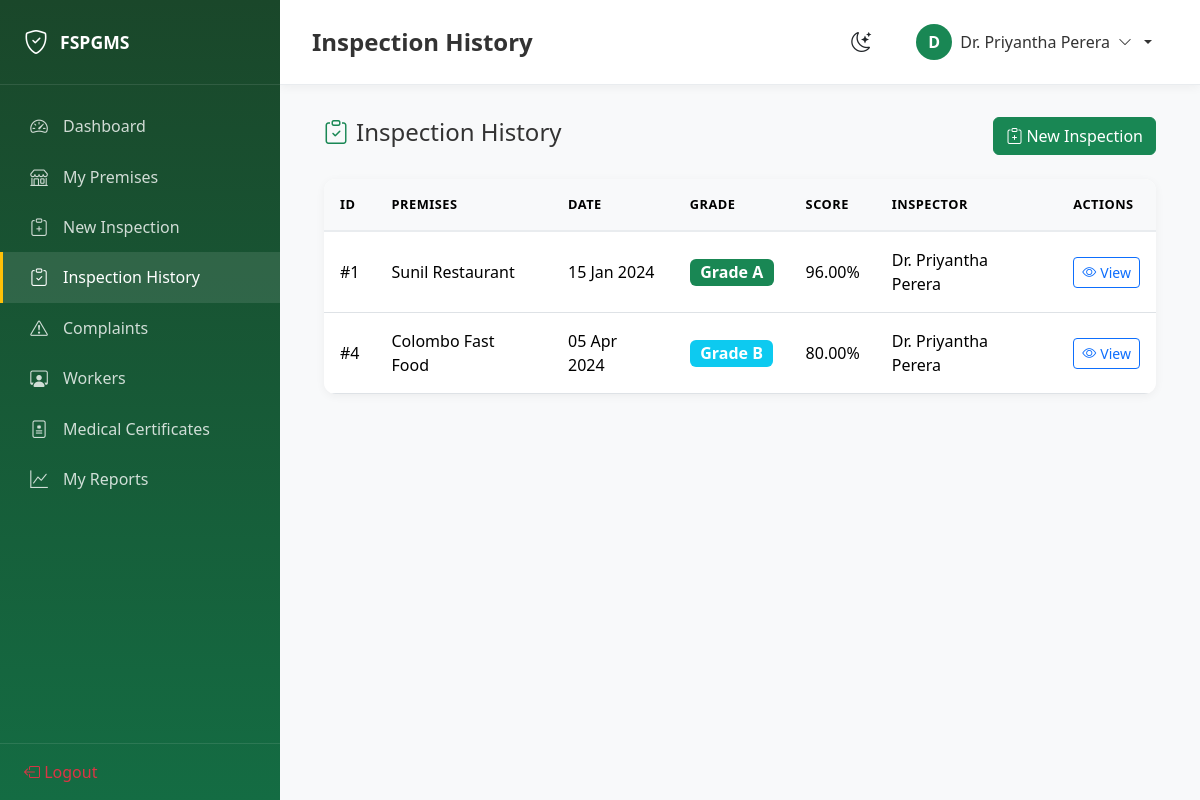
/views/inspector/inspections.php (signed in), run on the app's committed database.
### tables this page shows
CREATE TABLE inspections (
    id INT AUTO_INCREMENT PRIMARY KEY,
    premises_id INT NOT NULL,
    inspector_id INT NOT NULL,
    inspection_date DATE NOT NULL,
    cleanliness TINYINT NOT NULL CHECK (cleanliness BETWEEN 1 AND 5),
    food_storage TINYINT NOT NULL CHECK (food_storage BETWEEN 1 AND 5),
    employee_hygiene TINYINT NOT NULL CHECK (employee_hygiene BETWEEN 1 AND 5),
    waste_management TINYINT NOT NULL CHECK (waste_management BETWEEN 1 AND 5),
    pest_control TINYINT NOT NULL CHECK (pest_control BETWEEN 1 AND 5),
    water_supply TINYINT NOT NULL CHECK (water_supply BETWEEN 1 AND 5),
    food_handling TINYINT NOT NULL CHECK (food_handling BETWEEN 1 AND 5),
    kitchen_condition TINYINT NOT NULL CHECK (kitchen_condition BETWEEN 1 AND 5),
    temperature_control TINYINT NOT NULL CHECK (temperature_control BETWEEN 1 AND 5),
    total_score DECIMAL(5, 2),
    grade ENUM('A', 'B', 'C', 'D') NOT NULL,
    notes TEXT,
    photos JSON,
    created_at DATETIME DEFAULT CURRENT_TIMESTAMP,
    FOREIGN KEY (premises_id) REFERENCES premises(id) ON DELETE CASCADE,
    FOREIGN KEY (inspector_id) REFERENCES users(id) ON DELETE CASCADE,
    INDEX idx_premises (premises_id),
    INDEX idx_inspector (inspector_id),
    INDEX idx_inspection_date (inspection_date),
    INDEX idx_grade (grade)
);

CREATE TABLE premises (
    id INT AUTO_INCREMENT PRIMARY KEY,
    shop_name VARCHAR(255) NOT NULL,
    owner_name VARCHAR(255) NOT NULL,
    owner_id INT,
    address TEXT NOT NULL,
    gps_lat DECIMAL(10, 8),
    gps_lng DECIMAL(11, 8),
    contact_number VARCHAR(20) NOT NULL,
    business_type VARCHAR(100) NOT NULL,
    license_number VARCHAR(100) NOT NULL,
    inspection_date DATE,
    expiry_date DATE,
    grade ENUM('A', 'B', 'C', 'D') DEFAULT 'D',
    status ENUM('active', 'inactive', 'suspended') DEFAULT 'active',
    district VARCHAR(50),
    photos JSON,
    qr_code VARCHAR(255),
    created_by INT NOT NULL,
    created_at DATETIME DEFAULT CURRENT_TIMESTAMP,
    updated_at DATETIME DEFAULT CURRENT_TIMESTAMP ON UPDATE CURRENT_TIMESTAMP,
    FOREIGN KEY (owner_id) REFERENCES users(id) ON DELETE SET NULL,
    FOREIGN KEY (created_by) REFERENCES users(id) ON DELETE CASCADE,
    INDEX idx_grade (grade),
    INDEX idx_district (district),
    INDEX idx_status (status),
    INDEX idx_business_type (business_type),
    INDEX idx_license (license_number)
);

CREATE TABLE users (
    id INT AUTO_INCREMENT PRIMARY KEY,
    full_name VARCHAR(255) NOT NULL,
    email VARCHAR(255) NOT NULL UNIQUE,
    password VARCHAR(255) NOT NULL,
    phone VARCHAR(20),
    role ENUM('super_admin', 'inspector', 'business_owner', 'worker', 'public_user') NOT NULL DEFAULT 'public_user',
    nic VARCHAR(20),
    district VARCHAR(50),
    status ENUM('active', 'inactive') DEFAULT 'active',
    profile_image VARCHAR(255),
    reset_token VARCHAR(64),
    reset_expires DATETIME,
    last_login DATETIME,
    created_at DATETIME DEFAULT CURRENT_TIMESTAMP,
    updated_at DATETIME DEFAULT CURRENT_TIMESTAMP ON UPDATE CURRENT_TIMESTAMP,
    INDEX idx_email (email),
    INDEX idx_role (role),
    INDEX idx_status (status),
    INDEX idx_district (district)
);

### config/database.php (called while the page is built, shortened)
<?php
class Database {
    private static $instance = null;
    private $pdo;
    private function __construct() {
        try {
            $dsn = "mysql:host=" . DB_HOST . ";dbname=" . DB_NAME . ";charset=" . DB_CHARSET;
            $options = [
                PDO::ATTR_ERRMODE => PDO::ERRMODE_EXCEPTION,
                PDO::ATTR_DEFAULT_FETCH_MODE => PDO::FETCH_ASSOC,
                PDO::ATTR_EMULATE_PREPARES => false,
            ];
            $this->pdo = new PDO($dsn, DB_USER, DB_PASS, $options);
        } catch (PDOException $e) {
            error_log("Database connection failed: " . $e->getMessage());
            die("Database connection failed. Please check your configuration.");
        }
    }
    public static function getInstance() {
        if (self::$instance === null) {
            self::$instance = new self();
        }
        return self::$instance;
    }
    public function getConnection() {
        return $this->pdo;
    }
}

### controllers/InspectionController.php (called while the page is built, shortened)
<?php
require_once __DIR__ . '/../models/Inspection.php';
class InspectionController {
    private $inspectionModel;
    public function __construct() {
        $this->inspectionModel = new Inspection();
    }
    public function getList($inspectorId = null, $page = 1, $perPage = 20) {
        $inspections = $this->inspectionModel->getAll($inspectorId, $page, $perPage);
        $total = $this->inspectionModel->count($inspectorId);
        $pagination = paginate($total, $perPage, $page);
        return [
            'success' => true,
            'data' => $inspections,
            'pagination' => $pagination
        ];
    }
}

### models/Inspection.php (called while the page is built, shortened)
<?php
class Inspection {
    private $db;
    public function __construct() {
        $this->db = Database::getInstance()->getConnection();
    }
    public function getAll($inspectorId = null, $page = 1, $perPage = 20) {
        $offset = ($page - 1) * $perPage;
        if ($inspectorId) {
            $stmt = $this->db->prepare("
                SELECT i.*, p.shop_name, u.full_name as inspector_name
                FROM inspections i
                JOIN premises p ON i.premises_id = p.id
                JOIN users u ON i.inspector_id = u.id
                WHERE i.inspector_id = ?
                ORDER BY i.created_at DESC LIMIT ? OFFSET ?
            ");
            $stmt->execute([$inspectorId, $perPage, $offset]);
        }
        return $stmt->fetchAll();
    }
    public function count($inspectorId = null) {
        if ($inspectorId) {
            $stmt = $this->db->prepare("SELECT COUNT(*) as count FROM inspections WHERE inspector_id = ?");
            $stmt->execute([$inspectorId]);
        } else {
            $stmt = $this->db->query("SELECT COUNT(*) as count FROM inspections");
        }
        return $stmt->fetch()['count'];
    }
}

### views/inspector/inspections.php (the view, shortened to what this page needs)
<?php
require_once __DIR__ . '/../../controllers/InspectionController.php';
$inspectionController = new InspectionController();
$inspectorId = getCurrentUserId();
$page = (int)($_GET['page'] ?? 1);
$result = $inspectionController->getList($inspectorId, $page);
$inspections = $result['data'];
?>
<!DOCTYPE html>
<html lang="en">
<head>
    <link href="https://cdn.jsdelivr.net/npm/bootstrap@5.3.2/dist/css/bootstrap.min.css" rel="stylesheet">
    <link href="https://cdn.jsdelivr.net/npm/bootstrap-icons@1.11.1/font/bootstrap-icons.css" rel="stylesheet">
    <link href="<?php echo BASE_URL; ?>assets/css/style.css" rel="stylesheet">
</head>
<body>
    <div class="dashboard-wrapper">
        <?php include __DIR__ . '/../partials/sidebar.php'; ?>
        <main class="main-content">
            <?php include __DIR__ . '/../partials/header.php'; ?>
            <div class="container-fluid">
                <div class="d-flex justify-content-between align-items-center mb-4">
                    <h4><i class="bi bi-clipboard-check me-2 text-success"></i>Inspection History</h4>
                    <a href="new-inspection.php" class="btn btn-success">
                        <i class="bi bi-clipboard-plus me-1"></i>New Inspection
                    </a>
                </div>
                <div class="data-table">
                    <table class="table">
                        <thead>
                            <tr>
                                <th>ID</th>
                                <th>Premises</th>
                                <th>Date</th>
                                <th>Grade</th>
                                <th>Score</th>
                                <th>Inspector</th>
                                <th>Actions</th>
                            </tr>
                        </thead>
                        <tbody>
                            <?php foreach ($inspections as $inspection): ?>
                                <tr>
                                    <td>#<?php echo $inspection['id']; ?></td>
                                    <td><?php echo $inspection['shop_name']; ?></td>
                                    <td><?php echo formatDate($inspection['inspection_date']); ?></td>
                                    <td><?php echo getGradeBadge($inspection['grade']); ?></td>
                                    <td><?php echo $inspection['total_score']; ?>%</td>
                                    <td><?php echo $inspection['inspector_name']; ?></td>
                                    <td>
                                        <a href="view-inspection.php?id=<?php echo $inspection['id']; ?>"
                                           class="btn btn-sm btn-outline-primary">
                                            <i class="bi bi-eye me-1"></i>View
                                        </a>
                                    </td>
                                </tr>
                            <?php endforeach; ?>
                        </tbody>
                    </table>
                </div>
            </div>
        </main>
    </div>
</body>
</html>

### helpers/functions.php (shortened to what this page needs)
<?php
function formatDate($date, $format = 'd M Y') {
    return date($format, strtotime($date));
}
function getCurrentUserId() {
    return $_SESSION['user_id'] ?? null;
}
function getGradeColor($grade) {
    $colors = [
        'A' => 'success',
        'B' => 'info',
        'C' => 'warning',
        'D' => 'danger'
    ];
    return $colors[$grade] ?? 'secondary';
}
function getGradeBadge($grade) {
    $color = getGradeColor($grade);
    return "<span class='badge bg-{$color} fs-6'>Grade {$grade}</span>";
}
function paginate($total, $perPage, $currentPage) {
    $totalPages = ceil($total / $perPage);
    $currentPage = max(1, min($currentPage, $totalPages));
    $offset = ($currentPage - 1) * $perPage;
    return [
        'total' => $total,
        'perPage' => $perPage,
        'currentPage' => $currentPage,
        'totalPages' => $totalPages,
        'offset' => $offset
    ];
}

### assets/css/style.css (style rules this page uses)
:root { --primary-green: #198754; --dark-green: #146c43; --light-green: #d1e7dd; --accent-gold: #ffc107; --danger-red: #dc3545; --warning-orange: #fd7e14; --info-blue: #0dcaf0; --sidebar-width: 280px; --sidebar-collapsed: 70px; --header-height: 60px; }
body { font-family: 'Segoe UI', system-ui, -apple-system, sans-serif; background-color: #f8f9fa; color: #333; }
.dashboard-wrapper { display: flex; min-height: 100vh; }
.main-content { flex: 1; margin-left: var(--sidebar-width); padding: 2rem; transition: all 0.3s ease; }
.data-table { background: white; border-radius: 12px; box-shadow: 0 2px 10px rgba(0,0,0,0.05); overflow: hidden; }
.data-table table { margin-bottom: 0; }
.data-table th { background: #f8f9fa; font-weight: 600; text-transform: uppercase; font-size: 0.8rem; letter-spacing: 0.5px; padding: 1rem; border-bottom: 2px solid #e9ecef; }
.data-table td { padding: 1rem; vertical-align: middle; }

### data on the page
inspections: id "1", premises.shop_name "Sunil Restaurant", inspection_date "15 Jan 2024", grade "A", total_score "96.00", inspector.full_name "Dr. Priyantha Perera"
inspections: id "4", premises.shop_name "Colombo Fast Food", inspection_date "05 Apr 2024", grade "B", total_score "80.00", inspector.full_name "Dr. Priyantha Perera"

### other printed values
SITE_SHORT "FSPGMS"
$item[2] "Dashboard"
$item[2] "My Premises"
$item[2] "New Inspection"
$item[2] "Inspection History"
$item[2] "Complaints"
$item[2] "Workers"
$item[2] "Medical Certificates"
$item[2] "My Reports"
$pageTitle "Inspection History"
substr($_SESSION['user_name'] ?? 'U', 0, 1) "D"
$_SESSION['user_name'] "Dr. Priyantha Perera"
